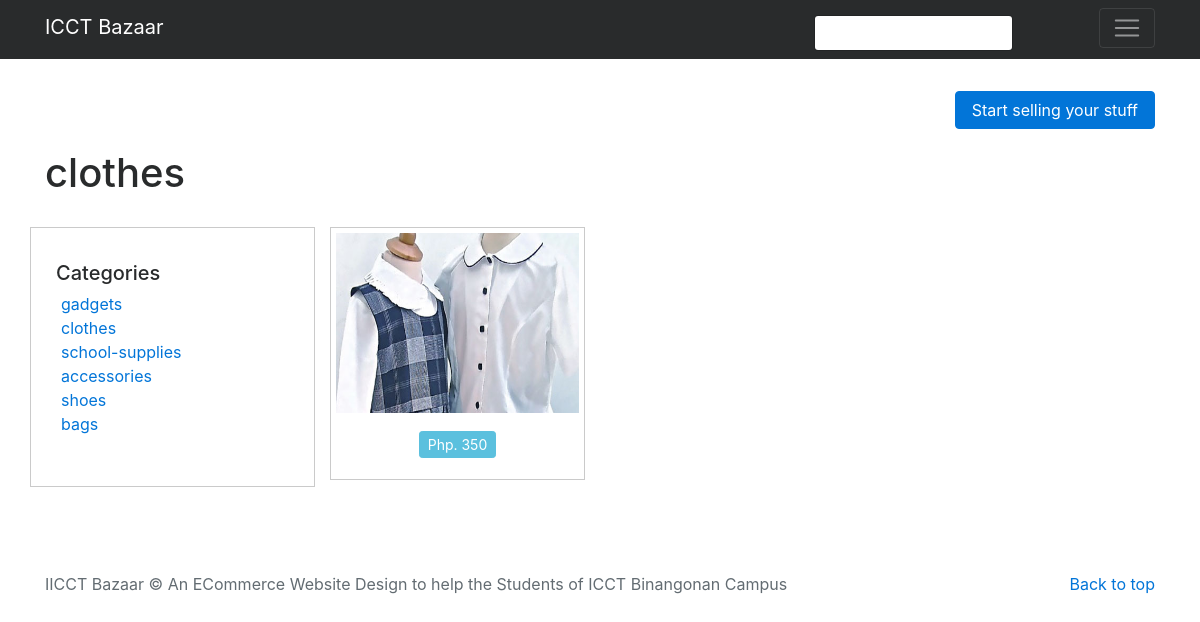
The page /category.php?id=2 on the database as committed earlier.
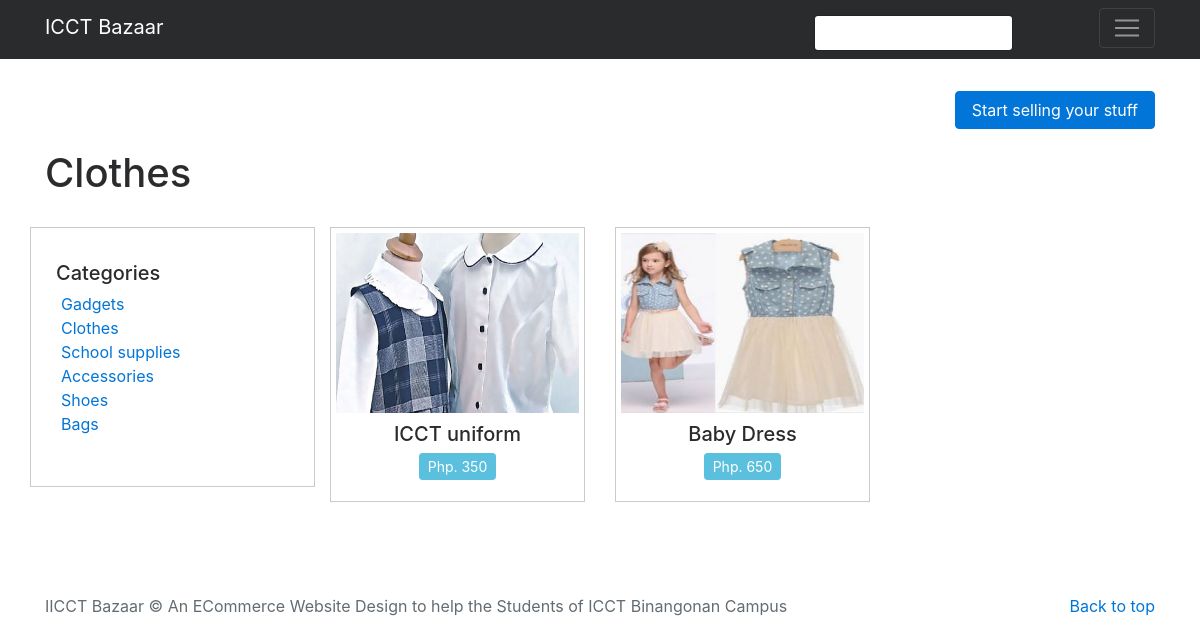
The same page on the database as committed later.
### tables this page shows
CREATE TABLE `tb_item_category` (
  `id` int(11) NOT NULL,
  `name` varchar(100) NOT NULL,
  `theme` text NOT NULL,
  `image_url` text NOT NULL
);

CREATE TABLE `tb_items` (
  `id` int(11) NOT NULL,
  `user_id` int(11) NOT NULL,
  `item_category_id` int(11) NOT NULL,
  `name` varchar(100) NOT NULL,
  `price` double NOT NULL,
  `description` text NOT NULL,
  `date_posted` timestamp NOT NULL DEFAULT CURRENT_TIMESTAMP,
  `item_status_id` int(1) NOT NULL DEFAULT '0',
  `image_url` text NOT NULL,
  `is_active` tinyint(1) NOT NULL DEFAULT '1'
);

### lib/meekrodb.2.3.class.php (called while the page is built, shortened)
<?php
class DB {
  protected static $mdb = null;
  public static function getMDB() {
    $mdb = DB::$mdb;
    if ($mdb === null) {
      $mdb = DB::$mdb = new MeekroDB();
    }
    $db_class_vars = get_class_vars('DB');
    return $mdb;
  }
  public static function query() { $args = func_get_args(); return call_user_func_array(array(DB::getMDB(), 'query'), $args); }
  public static function queryFirstRow() { $args = func_get_args(); return call_user_func_array(array(DB::getMDB(), 'queryFirstRow'), $args); }
}
class MeekroDB {
  public $encoding = 'latin1';
  public $connect_options = array(MYSQLI_OPT_CONNECT_TIMEOUT => 30);
  public $internal_mysql = null;
  public function __construct($host=null, $user=null, $password=null, $dbName=null, $port=null, $encoding=null) {
    if ($encoding === null) $encoding = DB::$encoding;
    $this->encoding = $encoding;
  }
  public function get() {
    $mysql = $this->internal_mysql;
    if (!($mysql instanceof MySQLi)) {
      $mysql = new mysqli();
      foreach ($this->connect_options as $key => $value) {
        $mysql->options($key, $value);
      }
      $mysql->set_charset($this->encoding);
      $this->internal_mysql = $mysql;
    }
    return $mysql;
  }
  protected function preparseQueryParams() {
    $args = func_get_args();
    $sql = trim(strval(array_shift($args)));
    $args_all = $args;
    if (count($args_all) == 0) return array($sql);
    $chunkyQuery = array();
    return $chunkyQuery;
  }
  protected function parseQueryParams() {
    $args = func_get_args();
    $chunkyQuery = call_user_func_array(array($this, 'preparseQueryParams'), $args);
    $query = '';
    foreach ($chunkyQuery as $chunk) {
      if (is_string($chunk)) {
        $query .= $chunk;
        continue;
      }
      $result = '';
      $query .= $result;
    }
    return $query;
  }
  protected function prependCall($function, $args, $prepend) { array_unshift($args, $prepend); return call_user_func_array($function, $args); }
  public function query() { $args = func_get_args(); return $this->prependCall(array($this, 'queryHelper'), $args, 'assoc'); }
  protected function queryHelper() {
    $args = func_get_args();
    $type = array_shift($args);
    $db = $this->get();
    $is_buffered = true;
    $row_type = 'assoc';
    $full_names = false;
    $sql = call_user_func_array(array($this, 'parseQueryParams'), $args);
    $result = $db->query($sql, $is_buffered ? MYSQLI_STORE_RESULT : MYSQLI_USE_RESULT);
    $return = array();
    while ($row = ($row_type == 'assoc' ? $result->fetch_assoc() : $result->fetch_row())) {
      $return[] = $row;
    }
    return $return;
  }
  public function queryFirstRow() {
    $args = func_get_args();
    $result = call_user_func_array(array($this, 'query'), $args);
    return reset($result);
  }
}
?>

### category.php (the view)
<?php include('includes/header.php'); ?>
<?php
  $get_category_id = isset($_GET['id']) ?  $_GET['id'] : 'No Category set';
  $category = DB::queryFirstRow("SELECT * FROM tb_item_category WHERE id = '" .$get_category_id . "'");
  $category_items = DB::query("SELECT * FROM tb_items WHERE item_category_id = " . $category['id']);
?>
    <div id="main-content">
      <div class="container">
        <div class="row view-header" >
          <div class="col-sm-12">
            <h1>
              <?php echo $category['name']; ?>
            </h1>
          </div>
        </div>
        <div class="row">
          <div id="left-side" class="col-sm-3 py-4">
            <?php include('includes/side-nav.php'); ?>
          </div>
          <div id="right-side" class="col-sm-9 py-4">
            <div class="row">
               <?php foreach($category_items as $key=>$val){ ?>
               <div class="col-sm-4 py-4n item">
                <div class="thumbnail">
                  <a href="item.php?id=<?php echo $val['id']; ?>">
                    <img src="<?php echo $val['image_url'];?>" alt="">
                  </a>
                    <div class="caption text-center">
                      <h5><?php echo $val['name'];?></h5>
                      <p><a href="#" class="btn btn-info btn-sm" role="button">Php. <?php echo $val['price'];?></a></p>
                  </div>
                </div>
              </div>
              <?php } ?>
          </div>
        </div>
      </div>
    </div>
<?php include('includes/footer.php'); ?>

### includes/side-nav.php
<div class="row">
  <div class="col-sm-12 py-4 bordered">
    <div class="side-category-container">
      <h5>Categories</h5>
      <ul class="list-unstyled" style="margin-left:5px">
       <?php foreach($item_categories as $key=>$category){ ?>
        <li><a href="category.php?id=<?php echo $category['id']; ?>" ><?php echo $category['name']; ?></a></li>
        <?php } ?>
      </ul>
    </div>
  </div>
</div>

Rows that differ between the two databases and show on the page:
changed tb_item_category: name "clothes" → "Clothes"
changed tb_item_category: name "gadgets" → "Gadgets"
changed tb_item_category: name "school-supplies" → "School supplies"
changed tb_item_category: name "accessories" → "Accessories"
changed tb_item_category: name "shoes" → "Shoes"
changed tb_item_category: name "bags" → "Bags"
changed tb_items: name (not shown) → "ICCT uniform"
added tb_items: image_url (picture), name "Baby Dress", price "650"
